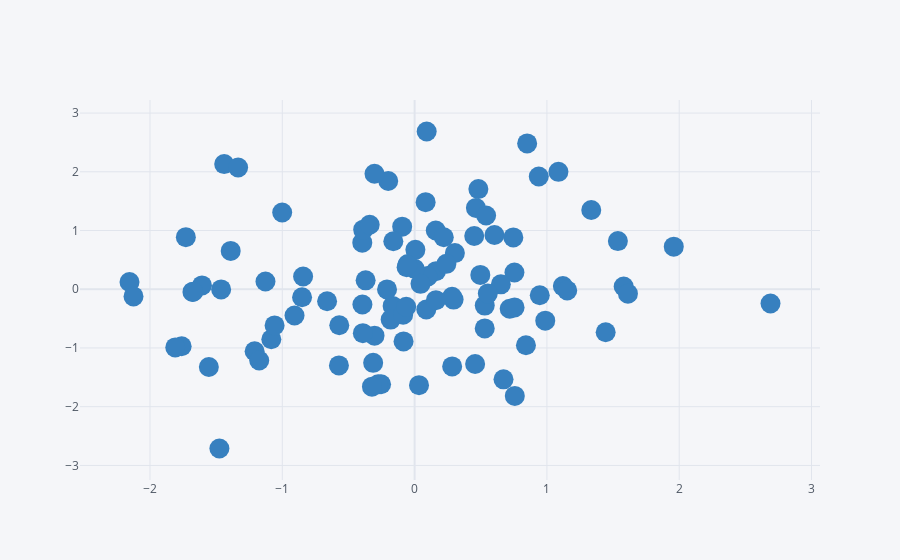

Notebook cell for this chart:
### Markdown cell above
## Scatter Plot

### Code cell
df.iplot(kind='scatter', x='A',y='B',mode='markers',color='blue',size=20)
